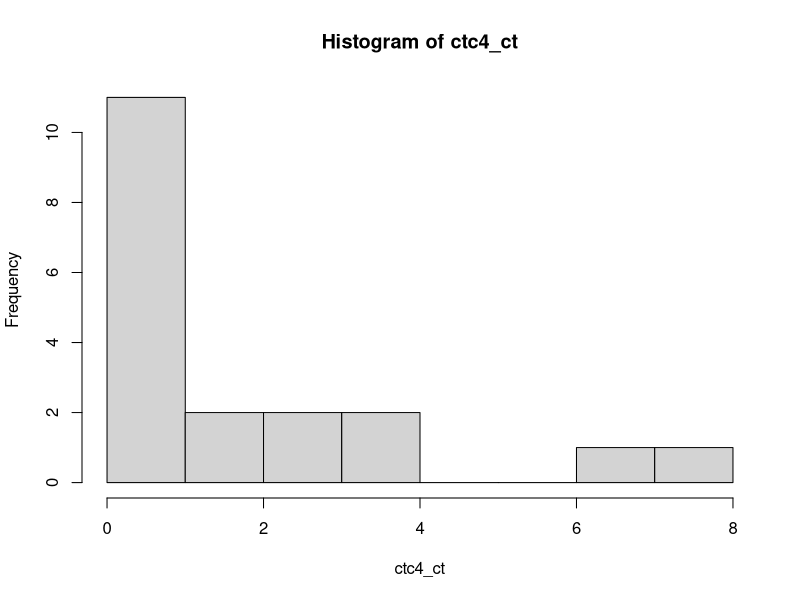
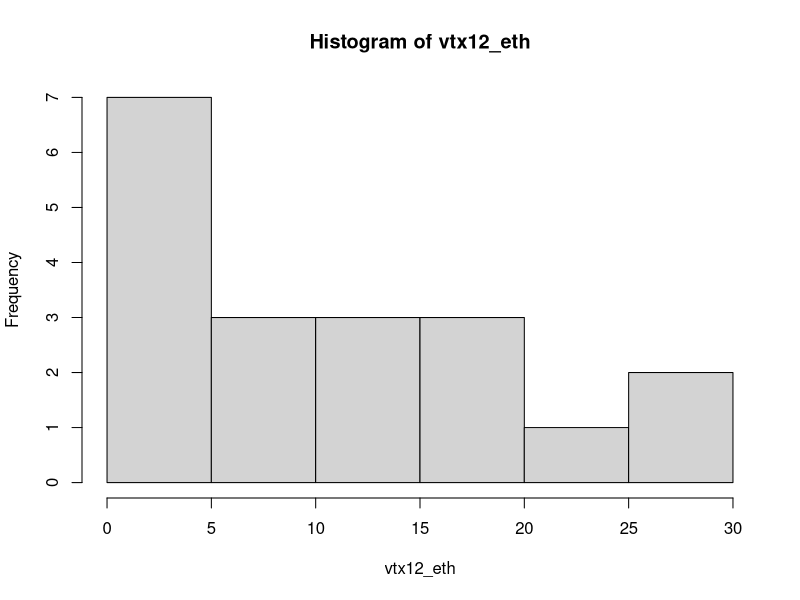
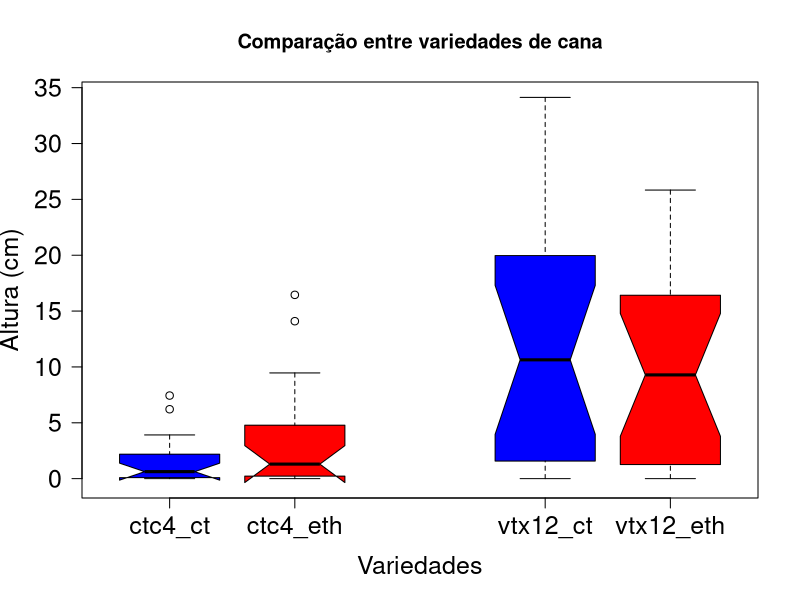
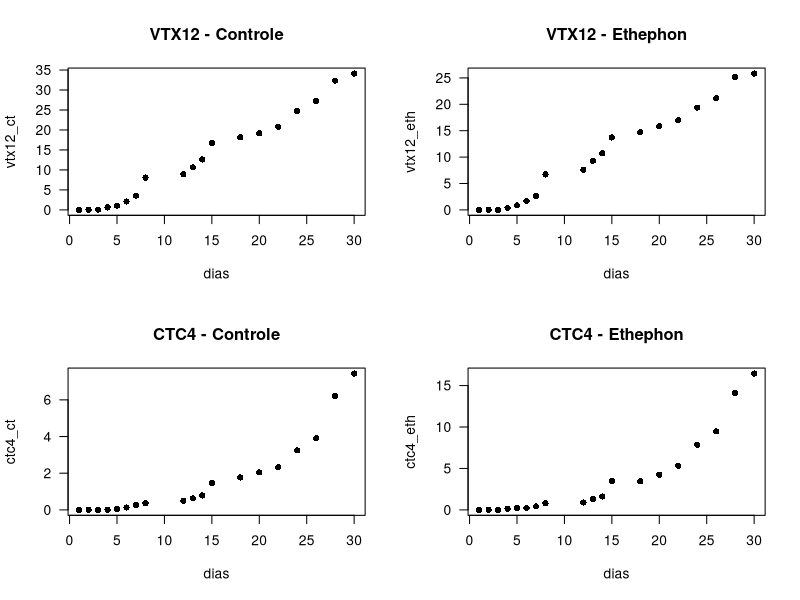
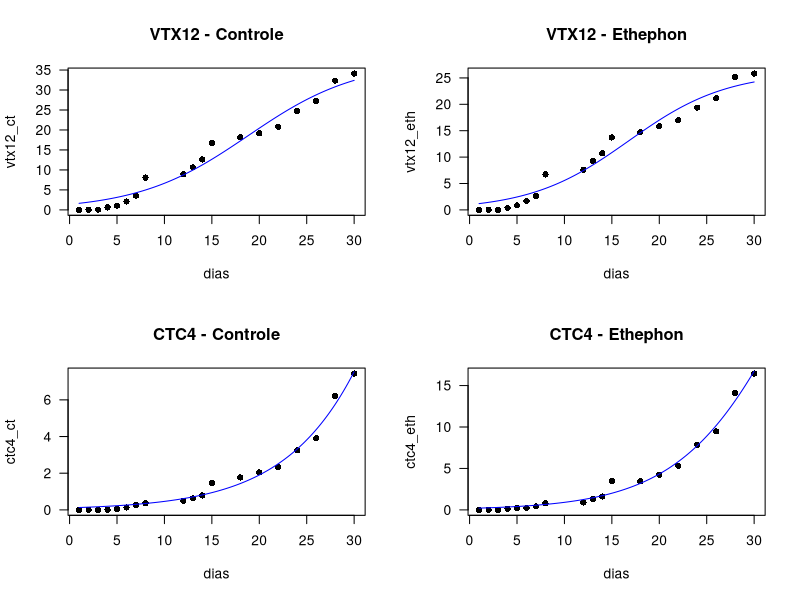

Reproduce these figures in R, in order.
########## ETHEPHON ##########

vtx12_eth <- c(0,0,0,0.366666667,0.85,1.672222222,	2.616666667,	6.716666667,
               7.605555556,	9.288888889,	10.71666667,	13.71666667,	14.72777778,
               15.86111111,	16.97777778,	19.37777778,	21.14444444,	25.16666667,
               25.83333333)

vtx12_ct <- c(0,0.027777778,	0.061111111,	0.622222222,	1.044444444,	2.105555556,
              3.533333333,	8.083333333,	8.905555556,	10.63333333,	12.62222222,	
              16.72222222,	18.17222222,	19.15,	20.78888889,	24.74444444,	27.25555556,
              32.35,	34.12777778)

ctc4_ct <- c(0,	0,	0,	0,	0.05,	0.13125,	0.25625,	0.36875,	0.493333333,	0.625,
             0.7875,	1.46875,	1.76875,	2.04375,	2.33125,	3.24375,	3.9125,	6.2125,
             7.4375)

ctc4_eth <- c(0,	0,0,	0.129411765,	0.217647059,	0.229411765,	0.417647059,	0.8,
              0.894117647,	1.3, 1.617647059,	3.476470588,	3.452941176,	4.252941176,
              5.317647059,	7.847058824,	9.464705882,	14.09411765,	16.45294118)

dias <- c(1,2,3,4,5,6,7,8,12,13,14,15,18,20,22,24,26,28,30)

windows()

setwd("../Ethefon/")
pdf("dots.pdf")
par(mfrow=c(2,2))
plot(dias,vtx12_ct,las=1,pch=16,main="VTX12 - Controle")
plot(dias,vtx12_eth,las=1,pch=16,main="VTX12 - Ethephon")
plot(dias,ctc4_ct,las=1,pch=16,main="CTC4 - Controle")
plot(dias,ctc4_eth,las=1,pch=16,main="CTC4 - Ethephon")
dev.off()

#vtx12_0
logisticModel <- nls(vtx12_ct~M/(1+exp(Po+k*dias)), start=list(Po=0, k=-0.21, M=17))
summary(logisticModel)
coef(logisticModel)

pdf("curvas.pdf")
par(mfrow=c(2,2))

x1 <- seq(min(dias), max(dias), length=100)
y1 <- predict(logisticModel, list(dias=x1))
plot(dias,vtx12_ct,las=1,pch=16,main="VTX12 - Controle")
points(x1, y1, type='l', col='blue')

#vtx12_0
logisticModel1 <- nls(vtx12_eth~M/(1+exp(Po+k*dias)), 
                      start=list(Po=0, k=-0.21, M=17))
summary(logisticModel)
coef(logisticModel)

x2 <- seq(min(dias), max(dias), length=100)
y2 <- predict(logisticModel1, list(dias=x2))
plot(dias,vtx12_eth,las=1,pch=16,main="VTX12 - Ethephon")
points(x2, y2, type='l', col='blue')

#ctc4_0
logisticModel2 <- nls(ctc4_ct~M/(1+exp(Po+k*dias)), 
                      start=list(Po=5, k=-0.5, M=10),
                      control = list(maxiter = 100,
                                     minFactor = 1/4096),trace = TRUE)
summary(logisticModel)
coef(logisticModel)

x3 <- seq(min(dias), max(dias), length=100)
y3 <- predict(logisticModel2, list(dias=x3))
plot(dias,ctc4_ct,las=1,pch=16,main="CTC4 - Controle")
points(x3, y3, type='l', col='blue')

#ctc4_100
logisticModel3 <- nls(ctc4_eth~M/(1+exp(Po+k*dias)), 
                      start=list(Po=5, k=-0.5, M=30),
                      control = list(maxiter = 50,minFactor = 1/4096),
                      trace=TRUE)
summary(logisticModel)
coef(logisticModel)

x4 <- seq(min(dias), max(dias), length=100)
y4 <- predict(logisticModel3, list(dias=x4))
plot(dias,ctc4_eth,las=1,pch=16,main="CTC4 - Ethephon")
points(x4, y4, type='l', col='blue')

dev.off()

############ Teste estatistico #########

# eh normal?
shapiro.test(ctc4_ct)
shapiro.test(ctc4_eth)
shapiro.test(vtx12_ct)
shapiro.test(vtx12_eth)

hist(ctc4_ct)
hist(vtx12_eth)

res <- wilcox.test(ctc4_ct,vtx12_ct,exact = FALSE)
res

res <- wilcox.test(ctc4_eth,vtx12_eth,exact = FALSE)
res

res <- wilcox.test(ctc4_ct,ctc4_eth,exact = FALSE)
res

res <- t.test(vtx12_ct,vtx12_eth,exact = FALSE,paired = FALSE)
res

boxplot(ctc4_ct, ctc4_eth, vtx12_ct, vtx12_eth,
        main = "Comparação entre variedades de cana",
        at = c(1,2,4,5),
        names = c("ctc4_ct", "ctc4_eth", "vtx12_ct", "vtx12_eth"),
        las = 1,
        col = c("blue","red"),
        border = "black",
        horizontal = FALSE,
        notch = TRUE,
        xlab="Variedades",
        ylab="Altura (cm)",
        cex.lab=1.5,
        cex.axis=1.5
)
